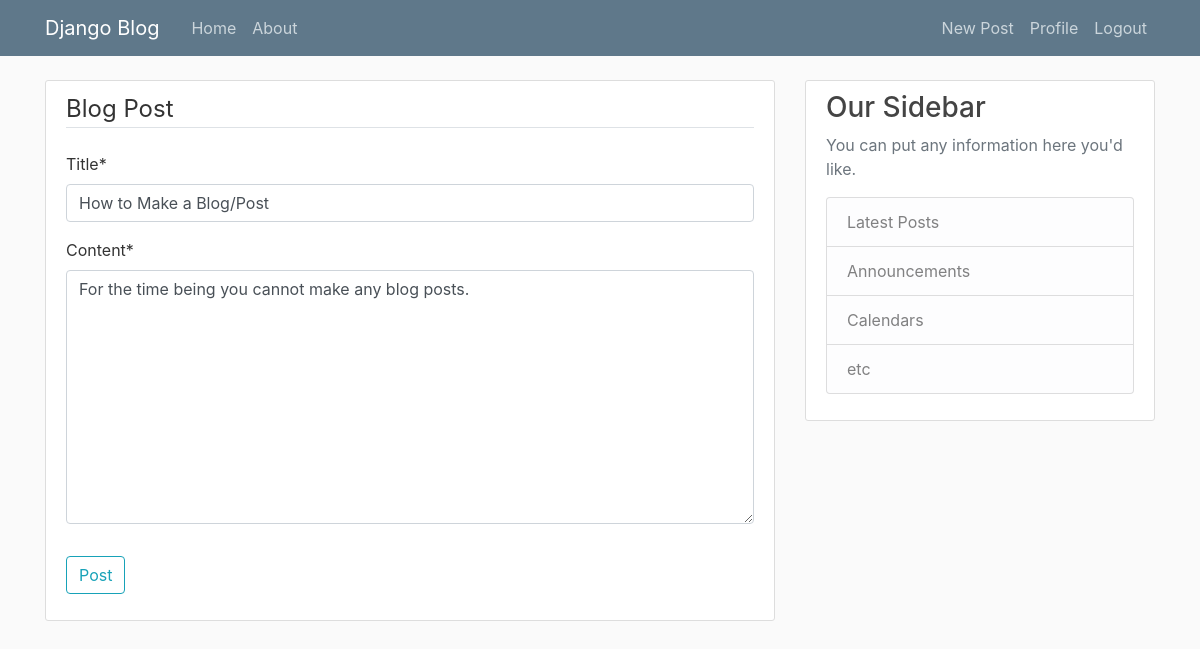
/post/5/update/ (signed in), run on the app's committed database.
### blog/models.py (models this page shows, shortened)
class Post(models.Model):
    title = models.CharField(max_length=100)
    content = models.TextField()
    date_posted = models.DateTimeField(default=timezone.now)
    author = models.ForeignKey(User, on_delete=models.CASCADE)

### blog/views.py (the view, shortened to what this page needs)
# urls.py: path('post/<int:pk>/update/', PostUpdateView.as_view(), name='post-update'),
class PostUpdateView(LoginRequiredMixin, UserPassesTestMixin, UpdateView):
    model = Post
    fields = ['title', 'content']
    def test_func(self):
        post = self.get_object()
        if self.request.user == post.author:
            return True
        return False

### blog/templates/blog/post_form.html (shortened to what this page needs)
{% extends "blog/base.html" %}
{% load crispy_forms_tags %}
{% block content %}
    <div class="content-section">
        <form method="POST">
            <fieldset class="form-group">
                <legend class="border-bottom mb-4">Blog Post</legend>
                {{ form|crispy }}
            </fieldset>
            <div class="form-group">
                <button class="btn btn-outline-info" type="submit">Post</button>
            </div>
        </form>
    </div>
{% endblock content %}

### blog/static/blog/main.css (style rules this page uses)
body { background: #fafafa; color: #333333; margin-top: 5rem; }
.content-section { background: #ffffff; padding: 10px 20px; border: 1px solid #dddddd; border-radius: 3px; margin-bottom: 20px; }

### data on the page
Post: title "How to Make a Blog/Post", content "For the time being you cannot make any blog posts."
